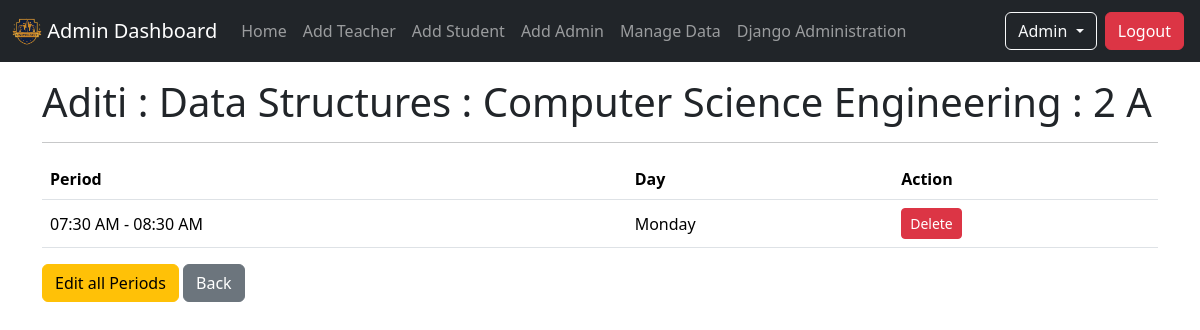
Before: /admin_home/manage_data/assign/detail/1 (signed in) with the older database file.
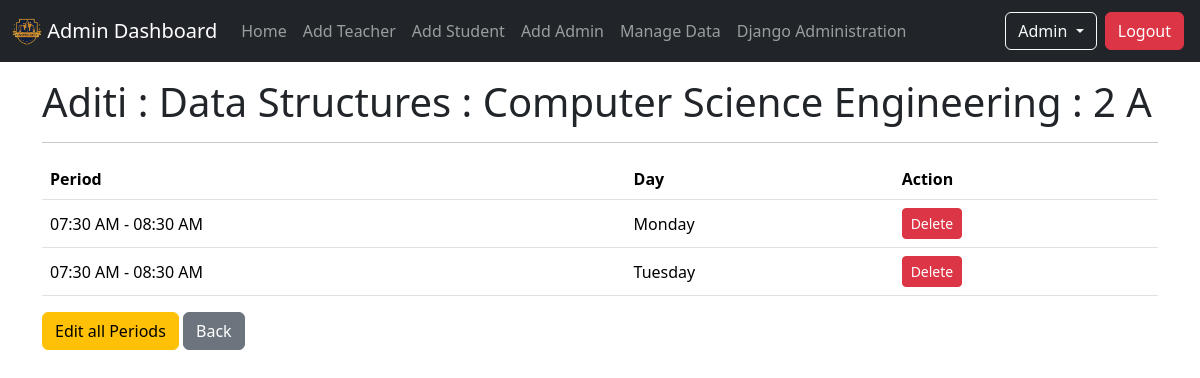
After: the same page with the newer database file.
### info/models.py (models this page shows, shortened)
class User(AbstractUser):
    is_student = models.BooleanField(default=False, verbose_name='Student Status')
    is_teacher = models.BooleanField(default=False, verbose_name='Teacher Status')
    is_hod = models.BooleanField(default=False, verbose_name='HOD Status')

class Assign(models.Model):
    teacher = models.ForeignKey(Teacher, on_delete=models.CASCADE)
    class_id = models.ForeignKey(Class, on_delete=models.CASCADE)
    course = models.ForeignKey(Course, on_delete=models.CASCADE)
    class Meta:
        unique_together = ('course', 'class_id', 'teacher')
    def __str__(self):
        cl = Class.objects.get(id = self.class_id_id)
        course = Course.objects.get(id = self.course_id)
        teacher = Teacher.objects.get(teacher_id = self.teacher_id)
        return str(teacher.name) + ' : ' +  str(course.short_name) + ' : ' + str(cl)

class Teacher(models.Model):
    user = models.OneToOneField(User, on_delete=models.CASCADE, null=True)
    teacher_id = models.CharField(max_length=50, primary_key=True)
    department = models.ForeignKey(Department, on_delete=models.CASCADE, default='1')
    name = models.CharField(max_length=200)
    gender = models.CharField(max_length=50, choices=gender_choices, default='Male')
    date_of_birth = models.DateField(default='1970-21-10')

class Course(models.Model):
    department = models.ForeignKey(Department, on_delete=models.CASCADE)
    id = models.CharField(max_length=50, primary_key=True)
    name = models.CharField(max_length=200)
    short_name = models.CharField(max_length=50, default='X')

class Class(models.Model):
    department = models.ForeignKey(Department, on_delete=models.CASCADE)
    id = models.CharField(max_length=50, primary_key=True)
    section = models.CharField(max_length=50)
    semester = models.IntegerField()
    class Meta:
        verbose_name_plural = 'Classes'
    def __str__(self):
        dept = Department.objects.get(name = self.department)
        return dept.name + ' : ' + str(self.semester) + ' ' + self.section

class Department(models.Model):
    id = models.CharField(max_length=50, primary_key=True)
    name = models.CharField(max_length=200)
    def __str__(self):
        return self.name

class AssignTime(models.Model):
    assign = models.ForeignKey(Assign, on_delete=models.CASCADE)
    period = models.CharField(max_length=50, choices=time_slots, default='07:30 AM - 08:30 AM')
    day = models.CharField(max_length=50, choices=days_of_week)

### info/views.py (the view)
# urls.py: path('admin_home/manage_data/assign/detail/<int:pk>', views.AssignDetail.as_view(), name= 'assign_detail'),
class AssignDetail(LoginRequiredMixin, DetailView):
    model = Assign
    template_name = 'info/admin/assign_detail.html'
    def get(self, request, *args, **kwargs):
        self.object = None
        if not request.user.is_superuser:
            return redirect('info:unauthorize_view')
        return super().get(request, *args, **kwargs)

### info/templates/info/admin/assign_detail.html (shortened to what this page needs)
{% extends 'base_master.html' %}
{% block content %}
    <div class="container">
        <h1>{{assign}}</h1>
        <hr>
        <div class="table-responsive mt-3">
            <table class="table table-hover">
                <thead>
                    <tr>
                        <th scope="col">Period</th>
                        <th scope="col">Day</th>
                        <th scope="col">Action</th>
                    </tr>
                </thead>
                <tbody>
                    {% for assign_time in assign.assigntime_set.all  %}
                    <tr>
                        <td class="align-middle">{{assign_time.period}}</td>
                        <td class="align-middle">{{assign_time.day}}</td>
                        <td>
                            <a href="{% url 'info:assign_delete' assign_time.id %}" class="btn btn-danger btn-sm">Delete</a>
                        </td>
                    </tr>
                    {% endfor %}
                </tbody>
            </table>
        </div>
        <p>
            <a href="{% url 'info:assign_time_edit' assign.id %}" class="btn btn-warning">
                {% if assign.assigntime_set.all|length == 0 %}
                    Add Period
                {% else %}
                    Edit all Periods
                {% endif %}
            </a>
            <a href="{% url 'info:manage_data_nav' %}" class="btn btn-secondary">Back</a>
        </p>
    </div>
{% endblock content %}

### templates/base_master.html (shortened to what this page needs)
<!DOCTYPE html>
<html lang="en">
    <head>
        {% load static %}
        {% load django_bootstrap5 %}
        {% bootstrap_css %}
    </head>
    <body>
        <header>
            {% block header %}
                {% include 'includes/navbar.html' %}
            {% endblock header %}
        </header>
        {% block content %}
        {% endblock content %}
    </body>
</html>

### templates/includes/navbar.html (shortened to what this page needs)
{% load static %}
<nav class="navbar navbar-expand-sm navbar-dark bg-dark" aria-label="University Navbar">
  <div class="container-fluid">
    <a class="navbar-brand" href="/">
      <img src="{% static 'info/img/univ-logo.png' %}" alt="Logo" width="30" class="d-inline-block align-text-top">
      {% if request.user.is_authenticated  %}
        {% if request.user.is_student %}
          Student Dashboard
        {% elif request.user.is_teacher %}
          Teacher Dashboard
        {% else %}
          Admin Dashboard
        {% endif %}
      {% else %}
        University
      {% endif %}
    </a>
    <div class="collapse navbar-collapse" id="navbar">
      <ul class="navbar-nav me-auto mb-2 mb-sm-0">
        {% if request.user.is_authenticated  %}
          {% if request.user.is_student %}
            <li class="nav-item">
                <a class="nav-link" href="{% url 'info:student_view' %}">Home</a>
            </li>
            <li class="nav-item">
              <a class="nav-link" href="{% url 'info:student_attendance' request.user.student.roll_number %}">Attendance</a>
            </li>
            <li class="nav-item">
              <a class="nav-link" href="{% url 'info:student_marks' request.user.student.roll_number %}">Marks</a>
            </li>
            <li class="nav-item">
              <a class="nav-link" href="{% url 'info:student_timetable' request.user.student.class_id_id %}">Timetable</a>
            </li>
          {% else %}
            <li class="nav-item">
                <a class="nav-link" href="{% url 'info:admin_view' %}">Home</a>
            </li>
            <li class="nav-item">
              <a class="nav-link" href="{% url 'info:teacher_create' %}">Add Teacher</a>
            </li>
            <li class="nav-item">
              <a class="nav-link" href="{% url 'info:student_create' %}">Add Student</a>
            </li>
            <li class="nav-item">
              <a class="nav-link" href="{% url 'info:create_admin_user' %}">Add Admin</a>
            </li>
            <li class="nav-item">
              <a class="nav-link" href="{% url 'info:manage_data_nav' %}">Manage Data</a>
            </li>
            <li class="nav-item">
              <a class="nav-link" href="/admin" target="_blank">Django Administration</a>
            </li>
          {% endif %}
        {% endif %}
      </ul>
      <ul class="navbar-nav mb-2 mb-sm-0">
        <li class="nav-item dropdown">
          {% if request.user.is_authenticated %}
            <button class="btn btn-outline-light dropdown-toggle text-capitalize" type="button" data-bs-toggle="dropdown" data-bs-auto-close="true" aria-expanded="false">
              {% if request.user.is_teacher %}
                {{request.user.teacher.name}}
              {% elif request.user.is_student %}
                {{request.user.student.name}}
              {% else %}
                {{request.user.username}}
              {% endif %}
            </button>
            <a class="btn btn-danger m-1" href="{% url 'account_logout' %}">Logout</a>
          {% else %}
            <a class="btn btn-outline-light m-1" href="{% url 'account_login' %}">Login</a>
          {% endif %}
        </li>
      </ul>
    </div>
  </div>
</nav>

Changed rows visible on the page:
added AssignTime: period "07:30 AM - 08:30 AM", day "Tuesday"
